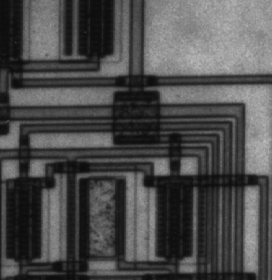
%> input picture HY370/Laborator_3/circuit.tif, 272 x 280 px
$ octave askisi2.m   (GNU Octave 9; MATLAB toolbox functions it lacks are replaced by stand-ins)
%> lines starting %> are read from the running program, lines starting %| are printed output that depends on the picture
A=imread('/home/klodjan/MEGA/simeiosis/HY370/Laborator_3/circuit.tif','tif');
%> A is the input picture: size 280x272 uint8; min 12, max 191, mean 76.3
figure;imshow(A);
A = double(A);
%> A: size 280x272 double

[M,N] = size(A);
%> M = 280; N = 272
B=zeros(M,N);
a = 0.95;
G=20;
Num = 1/G;
Den = [1 -a];
for i = 1:M
    Al =A(i,:);
    Y =filter(Num,Den,Al);
    B(i,:) =Y;
end
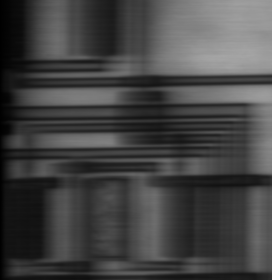
%> B: size 280x272 double; min 0.7, max 165.4, mean 68.4
figure;title('Filtering with h1[n]=0.95^n*u[n] in rows') ; imshow(uint8(B));

B1=zeros(M,N);
for i = 1:N
    Al =A(:,i);
    Y =filter(Num,Den,Al);
    B1(:,i) =Y;
end
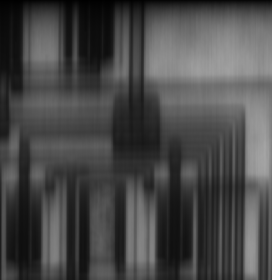
%> B1: size 280x272 double; min 0.65, max 165.4, mean 72.5
figure;title('Filtering with h1[n]=0.95^n*u[n] in columns') ;imshow(uint8(B1));

%========================filter_with h2[n]==================

B=zeros(M,N);
a = 0.95;
G=0.05;
Num =[1 -a];
Den =G;
for i = 1:M
    Al =A(i,:);
    Y =filter(Num,Den,Al);
    B(i,:) =Y;
end
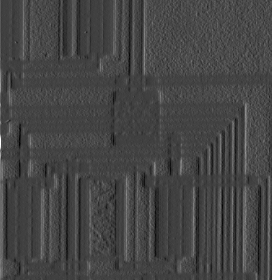
%> B: size 280x272 double; min -845, max 2560, mean 84.1; drawn with min black and max white
figure;title('Filtering with h2[n]=d[n]-0.95d[n-1] in rows') ; imshow(uint8(B));
%> after `imshow(uint8(B))`:
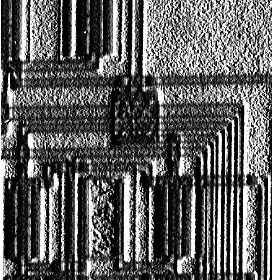
%> displayed picture: size 280x272, on the screen's scale of 0 to 255; min 0, max 255, mean 93.2

B1=zeros(M,N);
for i = 1:N
Al =A(:,i);
Y =filter(Num,Den,Al);
B1(:,i) =Y;
end
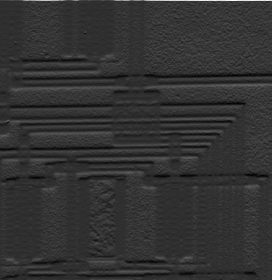
%> B1: size 280x272 double; min -761, max 3440, mean 78.5; drawn with min black and max white
figure;title('Filtering with h1[n]=d[n]-0.95d[n-1] in columns') ;imshow(uint8(B1));
%> after `imshow(uint8(B1))`:
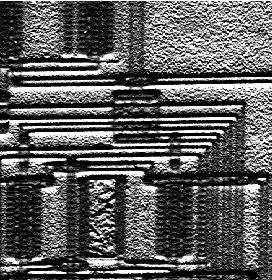
%> displayed picture: size 280x272, on the screen's scale of 0 to 255; min 0, max 255, mean 92.1
